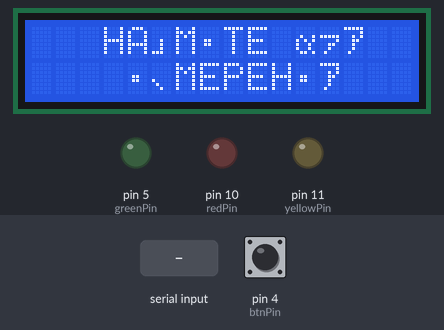
A sketch run on a simulated Arduino Uno, built with avr-gcc and run on an emulated ATmega328P. Parts: 16×2 character LCD, output pins drawn as LEDs (lit = HIGH). Dashed ring = blinking. Inputs (shaded band) come from the test bench; at power-on: pin 4 (btnPin) LOW. What the sketch prints to the serial monitor is not drawn.

Above: at 1.2 s.
1.3 s: pin 4 (btnPin) pulled HIGH for 0.15 s
At 1.8 s:
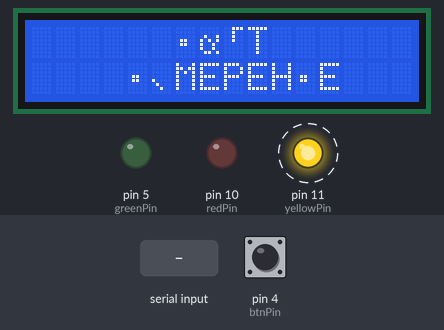
4.0 s: byte 187 (goodState) received over Serial
At 5.2 s:
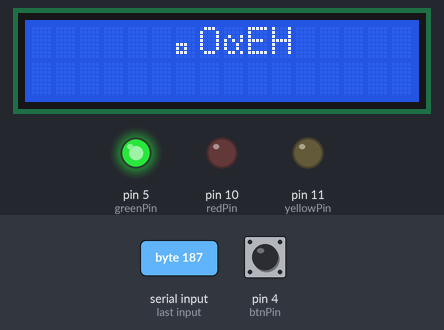
5.5 s: byte 204 (badState) received over Serial
At 6.4 s:
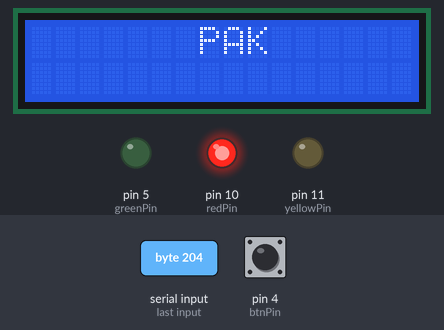
7.0 s: pin 4 (btnPin) pulled HIGH for 1 s
At 7.8 s:
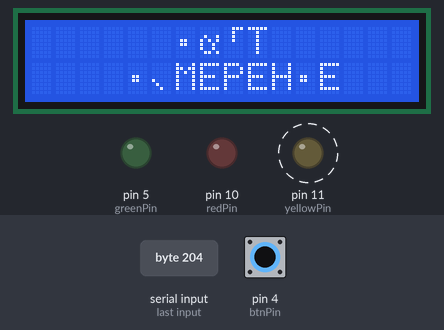
Timing chart, 0 to 11.5 s (numbered marks = the images above; inputs shaded):
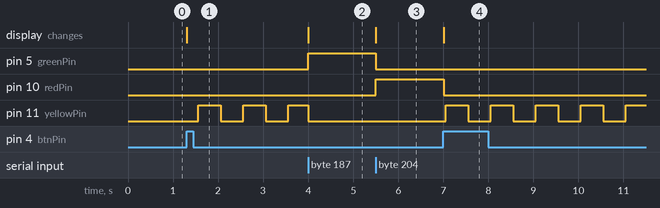

The sketch:

lcd_btn.ino
```cpp
#include <LiquidCrystal.h>
LiquidCrystal lcd(3, 2, 6, 7, 8, 9);
#define btnPin 4
#define redPin 10
#define yellowPin 11
#define greenPin 5
#define goodState 187 //0xBB //код годного элемента
#define badState 204  //0xCC //код негодного элемента
#define startMeasure 170 //0xAA //начало измерения
#define defaultState 171 //0xAB //остановка измерения
#define measureState 221 //0xDD идет измерение
#define countLimit 250

byte state = 0;
byte mode = 0; // 0 - ожидание,
               // 1 - была нажата кнопка, ждем ответа от ПК
byte incomingByte = 0;
byte buttonState = 0;
byte oneCounter = 0;
byte zeroCounter = 0;
byte released = 1;

ISR( TIMER1_COMPA_vect ) {
  digitalWrite(yellowPin, state);
  state = !state;
}

void setup() {
  pinMode(redPin, OUTPUT);
  pinMode(yellowPin, OUTPUT);
  pinMode(greenPin, OUTPUT);
  pinMode(btnPin, INPUT);
  digitalWrite(redPin, 0);
  digitalWrite(yellowPin, 0);
  digitalWrite(greenPin, 0);

  lcd.begin(16, 2);
  lcd.print("   HA\xA3M\xA5TE \xE0\xA7\xB1"); //НАЖМИТЕ ДЛЯ
  lcd.setCursor(0, 1);
  lcd.print("    \xA5\xA4MEPEH\xA5\xB1"); //ИЗМЕРЕНИЯ0);
  Serial.begin(9600);
  TCCR1A &= 0B11111100; //отключаем WGM11 WGM10 - PWM off
  TCCR1B = 1<<WGM12; //CTC on
  TCCR1B |= 0B101;   // prescaler 1024
  OCR1A = 7811;      //fint = Fclk/(N*(1+OCR1A)); OCR1A = Fclk/(fint*N) - 1
}

void loop() {
  if(digitalRead(btnPin)){
    oneCounter++;
    zeroCounter = 0;
  }
  else {
    zeroCounter++;
    oneCounter = 0;
  }
  if(zeroCounter == countLimit) {
    buttonState = 0;
    zeroCounter = 0;
  }
  if(oneCounter == countLimit) {
    buttonState = 1;
    zeroCounter = 0;
  }
  if(buttonState && (!mode) && released) { //если была нажата кнопка и еще не выведена надпись идет измерение
    released = 0;
    lcd.setCursor(0, 0);
    lcd.print("      \xA5\xE0\xA2T      "); //ИДЁТ
    lcd.setCursor(0, 1);
    lcd.print("    \xA5\xA4MEPEH\xA5\x45   ");//ИЗМЕРЕНИЕ
    Serial.write(startMeasure); //начало измерения
    TIMSK1 = (1<<OCIE1A); // Interrupt enable
    digitalWrite(redPin, LOW);
    digitalWrite(greenPin, LOW);
    mode = 1;
  }
  if(buttonState == 0 && mode == 1) //выведена надпись, кнопка отпущена
    mode = 2;
  if(buttonState == 0)
    released = 1;
  if(Serial.available() > 0) {
    incomingByte = Serial.read();
    if(incomingByte == goodState) {  //годен
      TIMSK1 = (0<<OCIE1A); // Interrupt disable
      digitalWrite(greenPin, HIGH);
      digitalWrite(redPin, LOW);
      digitalWrite(yellowPin, LOW);
      lcd.setCursor(0, 0);
      lcd.print("      \xA1O\xE0\x45\x48     ");//ГОДЕН
      lcd.setCursor(0, 1);
      lcd.print("                ");
      mode = 0;
      incomingByte = 0;
    }
    if(incomingByte == badState) {    //не годен
      TIMSK1 = (0<<OCIE1A); // Interrupt disable
      digitalWrite(greenPin, LOW);
      digitalWrite(redPin, HIGH);
      digitalWrite(yellowPin, LOW);
      lcd.setCursor(0, 0);
      lcd.print("      \xA0PAK      "); //БРАК
      lcd.setCursor(0, 1);
      lcd.print("                ");
      mode = 0;
      incomingByte = 0;
    }
    if(incomingByte == defaultState) {    //возврат в исходное состояние
      TIMSK1 = (0<<OCIE1A); // Interrupt disable
      digitalWrite(redPin, 0);
      digitalWrite(yellowPin, 0);
      digitalWrite(greenPin, 0);
      lcd.setCursor(0, 0);
      lcd.print("   HA\xA3M\xA5TE \xE0\xA7\xB1"); //НАЖМИТЕ ДЛЯ
      lcd.setCursor(0, 1);
      lcd.print("    \xA5\xA4MEPEH\xA5\xB1"); //ИЗМЕРЕНИЯ0);
      mode = 0;
    }
    if(incomingByte == measureState) {    //переход в состояние идет измерение
      lcd.setCursor(0, 0);
      lcd.print("      \xA5\xE0\xA2T      "); //ИДЁТ
      lcd.setCursor(0, 1);
      lcd.print("    \xA5\xA4MEPEH\xA5\x45   ");//ИЗМЕРЕНИЕ
      TIMSK1 = (1<<OCIE1A); // Interrupt enable
      digitalWrite(redPin, LOW);
      digitalWrite(greenPin, LOW);
      mode = 1;
    }
  }
}
```

Measured:
- after the input at 1.3 s, pin 11 (yellowPin): alternates HIGH for 0.50 s and LOW for 0.50 s, starting after 0.26 s; the display: changes at once (image 1)
- after the input at 4.0 s, pin 5 (greenPin): LOW → HIGH at once; the display: changes at once (image 2)
- after the input at 5.5 s, pin 5 (greenPin): HIGH → LOW at once; pin 10 (redPin): LOW → HIGH at once; the display: changes at once (image 3)
- after the input at 7.0 s, pin 10 (redPin): HIGH → LOW at once; pin 11 (yellowPin): alternates HIGH for 0.50 s and LOW for 0.50 s, starting after 0.05 s; the display: changes at once (image 4)
